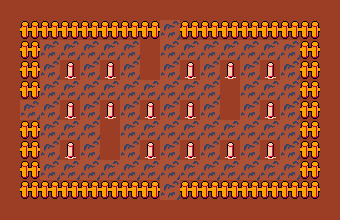

The image is a tile-based game level rendered from a .tmx file. Its description and source (layers, tilesets, objects; grid data summarised) follow:
An orthogonal 17x11 tile map with 20x20 px tiles, 1 tile layer (Tiles), 3 tilesets and 32 objects (25x Solid, 3x Teleport, 3x Post, Area).

<map version="1.0" orientation="orthogonal" renderorder="right-down" width="17" height="11" tilewidth="20" tileheight="20" backgroundcolor="#9b3e25" nextobjectid="255">
 <tileset firstgid="1" name="tileset_a" tilewidth="20" tileheight="20" tilecount="600" columns="20">
  <image source="../scenery/w1_tset.png" trans="ff00ff" width="400" height="600" />
 </tileset>
 <tileset firstgid="601" name="Buildings" tilewidth="160" tileheight="140" tilecount="13" columns="0">
  <tile id="0">
   <image width="100" height="140" source="../scenery/building_a.png" />
  </tile>
  <tile id="1">
   <image width="100" height="120" source="../scenery/building_b.png" />
  </tile>
  <tile id="2">
   <image width="80" height="80" source="../scenery/building_c.png" />
  </tile>
  <tile id="3">
   <image width="80" height="60" source="../scenery/building_d.png" />
  </tile>
  <tile id="7">
   <image width="100" height="120" source="../scenery/building_e.png" />
  </tile>
  <tile id="8">
   <image width="100" height="100" source="../scenery/building_f.png" />
  </tile>
  <tile id="9">
   <image width="80" height="120" source="../scenery/building_g1.png" />
  </tile>
  <tile id="10">
   <image width="80" height="80" source="../scenery/building_g2.png" />
  </tile>
  <tile id="11">
   <image width="80" height="100" source="../scenery/building_g3.png" />
  </tile>
  <tile id="16">
   <image width="60" height="60" source="../scenery/w1_h0.png" />
  </tile>
  <tile id="17">
   <image width="60" height="60" source="../scenery/w1_h1.png" />
  </tile>
  <tile id="18">
   <image width="80" height="60" source="../scenery/w1_h2.png" />
  </tile>
  <tile id="19">
   <image width="160" height="80" source="../scenery/w1_touristoffice.png" />
  </tile>
 </tileset>
 <tileset firstgid="621" name="Trees" tilewidth="20" tileheight="40" tilecount="6" columns="0">
  <tile id="0">
   <image width="20" height="40" source="../scenery/tree-0.png" />
  </tile>
  <tile id="1">
   <image width="20" height="40" source="../scenery/tree-1.png" />
  </tile>
  <tile id="2">
   <image width="20" height="40" source="../scenery/tree-2.png" />
  </tile>
  <tile id="3">
   <image width="20" height="40" source="../scenery/tree-3.png" />
  </tile>
  <tile id="4">
   <image width="20" height="40" source="../scenery/tree-4.png" />
  </tile>
  <tile id="5">
   <properties>
    <property name="solidheight" type="int" value="20" />
   </properties>
   <image width="20" height="40" source="../scenery/tree-5.png" />
  </tile>
 </tileset>
 <layer name="Tiles" width="17" height="11">
  <properties>
   <property name="tileset" value="tileset_a" />
  </properties>
  <data>[187 cells, 129 non-empty, 3 distinct tile ids]</data>
 </layer>
 <objectgroup name="Solids">
  <object id="211" type="Solid" x="40" y="20" width="120" height="20" />
  <object id="213" type="Solid" x="20" y="20" width="20" height="80" />
  <object id="216" type="Solid" x="300" y="20" width="20" height="180" />
  <object id="220" type="Solid" x="180" y="20" width="120" height="20" />
  <object id="221" type="Solid" x="180" y="180" width="120" height="20" />
  <object id="222" type="Solid" x="40" y="180" width="120" height="20" />
  <object id="223" type="Solid" x="20" y="120" width="20" height="80" />
  <object id="236" type="Solid" x="60" y="60" width="20" height="20" />
  <object id="237" type="Solid" x="100" y="60" width="20" height="20" />
  <object id="238" type="Solid" x="100" y="100" width="20" height="20" />
  <object id="239" type="Solid" x="60" y="100" width="20" height="20" />
  <object id="240" type="Solid" x="60" y="140" width="20" height="20" />
  <object id="241" type="Solid" x="100" y="140" width="20" height="20" />
  <object id="242" type="Solid" x="140" y="100" width="20" height="20" />
  <object id="243" type="Solid" x="140" y="140" width="20" height="20" />
  <object id="244" type="Solid" x="140" y="60" width="20" height="20" />
  <object id="245" type="Solid" x="180" y="60" width="20" height="20" />
  <object id="246" type="Solid" x="180" y="100" width="20" height="20" />
  <object id="247" type="Solid" x="180" y="140" width="20" height="20" />
  <object id="248" type="Solid" x="220" y="140" width="20" height="20" />
  <object id="249" type="Solid" x="220" y="100" width="20" height="20" />
  <object id="250" type="Solid" x="220" y="60" width="20" height="20" />
  <object id="251" type="Solid" x="260" y="60" width="20" height="20" />
  <object id="252" type="Solid" x="260" y="100" width="20" height="20" />
  <object id="253" type="Solid" x="260" y="140" width="20" height="20" />
 </objectgroup>
 <objectgroup name="Actors">
  <object id="208" name="north" type="Teleport" x="160" y="0" width="20" height="20">
   <properties>
    <property name="dir" value="down" />
    <property name="door" value="south" />
    <property name="target" value="w1crops21" />
   </properties>
  </object>
  <object id="224" name="west" type="Teleport" x="0" y="100" width="20" height="20">
   <properties>
    <property name="dir" value="right" />
    <property name="door" value="east" />
    <property name="target" value="w1crops12" />
   </properties>
  </object>
  <object id="232" name="south" type="Teleport" x="160" y="200" width="20" height="20">
   <properties>
    <property name="dir" value="up" />
    <property name="door" value="north" />
    <property name="target" value="w1crops23" />
   </properties>
  </object>
  <object id="233" type="Post" gid="621" x="220" y="120" width="20" height="40" />
  <object id="234" type="Post" gid="621" x="140" y="80" width="20" height="40" />
  <object id="235" type="Post" gid="621" x="100" y="160" width="20" height="40" />
  <object id="254" type="Area" x="80" y="60" width="180" height="100">
   <properties>
    <property name="twitcher" value="3...6" />
   </properties>
  </object>
 </objectgroup>
</map>
